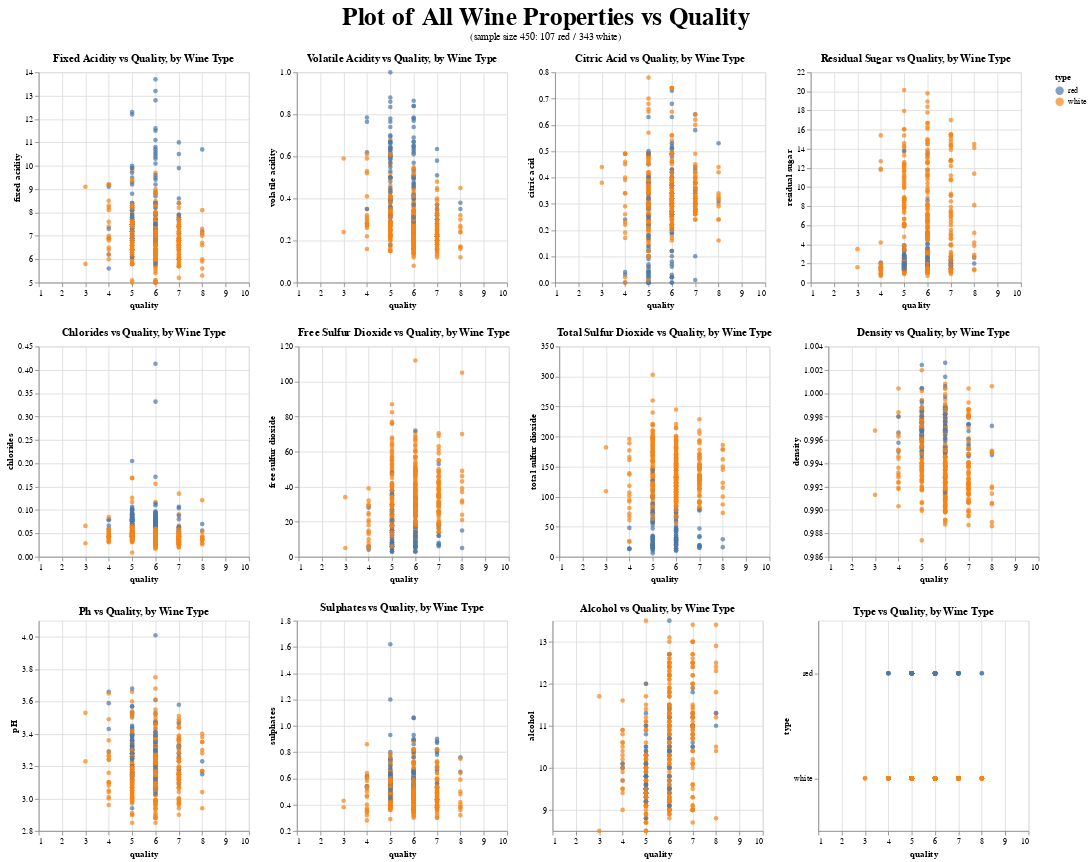

Notebook code for this chart:
### Markdown cell above
* *Graph 1* gives us a good idea of how the quality ratings in our dataset are distributed


* We will now perform a visual summary to compare the relevancy of each chemical property to the quality of the wine. We will also include a visualization of wine type vs quality to see if there is a significant difference between the two types. Note that will be taking a sample to make our graphs more readable.

### Code cell
scatter_plots = []
sample_opacity = 0.7
sample_size = 450

data_sample = data_wine.sample(sample_size, random_state=123)
red_count   = data_sample[data_sample["type"] == "red"].shape[0]      #for subtitle
white_count = data_sample[data_sample["type"] == "white"].shape[0]    #for subtitle

for property_name in data_sample.columns[:-2]:
    scatter_plot = (alt.Chart(data_sample)
                    .mark_circle(opacity=sample_opacity)
                    .encode(
                        x=alt.X(f"quality:Q", scale=alt.Scale(domain=(1, 10))),
                        y=alt.Y(f"{property_name}:Q", scale=alt.Scale(zero=False)),
                        color="type:N")
                    .properties(
                        width=250,
                        height=250,
                        title=f"{property_name.title()} vs Quality, by Wine Type"))
    scatter_plots.append(scatter_plot)
    
scatter_plots.append(alt.Chart(data_sample)
                     .mark_circle(opacity=sample_opacity)
                     .encode(
                         x=alt.X(f"quality:Q", scale=alt.Scale(domain=[1,10])),
                         y=alt.Y("type"),
                         color="type:N")
                     .properties(
                         width=250,
                         height=250,
                         title=f"Type vs Quality, by Wine Type"))
 
    
wine_plot = alt.VConcatChart(vconcat=(alt.hconcat(*scatter_plots[0:4]), 
                                      alt.hconcat(*scatter_plots[4:8]), 
                                      alt.hconcat(*scatter_plots[8:])), 
                             title=alt.TitleParams(
                                 "Plot of All Wine Properties vs Quality", 
                                 fontSize=30,
                                 subtitle="(sample size "+str(sample_size)+": "+str(red_count)+" red / "+str(white_count)+" white)", anchor="middle", dy=-10))

wine_plot

### Figure 1 — Vega-Lite specification as saved in the notebook (floating-point values rounded to 4 significant figures; data arrays with more than 128 entries replaced by an {"elided": "..."} marker saying what was removed)
{"config": {"view": {"continuousWidth": 300, "continuousHeight": 300}}, "vconcat": [{"hconcat": [{"mark": {"type": "circle", "opacity": 0.7}, "encoding": {"color": {"field": "type", "type": "nominal"}, "x": {"field": "quality", "scale": {"domain": [1, 10]}, "type": "quantitative"}, "y": {"field": "fixed acidity", "scale": {"zero": false}, "type": "quantitative"}}, "height": 250, "title": "Fixed Acidity vs Quality, by Wine Type", "width": 250}, {"mark": {"type": "circle", "opacity": 0.7}, "encoding": {"color": {"field": "type", "type": "nominal"}, "x": {"field": "quality", "scale": {"domain": [1, 10]}, "type": "quantitative"}, "y": {"field": "volatile acidity", "scale": {"zero": false}, "type": "quantitative"}}, "height": 250, "title": "Volatile Acidity vs Quality, by Wine Type", "width": 250}, {"mark": {"type": "circle", "opacity": 0.7}, "encoding": {"color": {"field": "type", "type": "nominal"}, "x": {"field": "quality", "scale": {"domain": [1, 10]}, "type": "quantitative"}, "y": {"field": "citric acid", "scale": {"zero": false}, "type": "quantitative"}}, "height": 250, "title": "Citric Acid vs Quality, by Wine Type", "width": 250}, {"mark": {"type": "circle", "opacity": 0.7}, "encoding": {"color": {"field": "type", "type": "nominal"}, "x": {"field": "quality", "scale": {"domain": [1, 10]}, "type": "quantitative"}, "y": {"field": "residual sugar", "scale": {"zero": false}, "type": "quantitative"}}, "height": 250, "title": "Residual Sugar vs Quality, by Wine Type", "width": 250}]}, {"hconcat": [{"mark": {"type": "circle", "opacity": 0.7}, "encoding": {"color": {"field": "type", "type": "nominal"}, "x": {"field": "quality", "scale": {"domain": [1, 10]}, "type": "quantitative"}, "y": {"field": "chlorides", "scale": {"zero": false}, "type": "quantitative"}}, "height": 250, "title": "Chlorides vs Quality, by Wine Type", "width": 250}, {"mark": {"type": "circle", "opacity": 0.7}, "encoding": {"color": {"field": "type", "type": "nominal"}, "x": {"field": "quality", "scale": {"domain": [1, 10]}, "type": "quantitative"}, "y": {"field": "free sulfur dioxide", "scale": {"zero": false}, "type": "quantitative"}}, "height": 250, "title": "Free Sulfur Dioxide vs Quality, by Wine Type", "width": 250}, {"mark": {"type": "circle", "opacity": 0.7}, "encoding": {"color": {"field": "type", "type": "nominal"}, "x": {"field": "quality", "scale": {"domain": [1, 10]}, "type": "quantitative"}, "y": {"field": "total sulfur dioxide", "scale": {"zero": false}, "type": "quantitative"}}, "height": 250, "title": "Total Sulfur Dioxide vs Quality, by Wine Type", "width": 250}, {"mark": {"type": "circle", "opacity": 0.7}, "encoding": {"color": {"field": "type", "type": "nominal"}, "x": {"field": "quality", "scale": {"domain": [1, 10]}, "type": "quantitative"}, "y": {"field": "density", "scale": {"zero": false}, "type": "quantitative"}}, "height": 250, "title": "Density vs Quality, by Wine Type", "width": 250}]}, {"hconcat": [{"mark": {"type": "circle", "opacity": 0.7}, "encoding": {"color": {"field": "type", "type": "nominal"}, "x": {"field": "quality", "scale": {"domain": [1, 10]}, "type": "quantitative"}, "y": {"field": "pH", "scale": {"zero": false}, "type": "quantitative"}}, "height": 250, "title": "Ph vs Quality, by Wine Type", "width": 250}, {"mark": {"type": "circle", "opacity": 0.7}, "encoding": {"color": {"field": "type", "type": "nominal"}, "x": {"field": "quality", "scale": {"domain": [1, 10]}, "type": "quantitative"}, "y": {"field": "sulphates", "scale": {"zero": false}, "type": "quantitative"}}, "height": 250, "title": "Sulphates vs Quality, by Wine Type", "width": 250}, {"mark": {"type": "circle", "opacity": 0.7}, "encoding": {"color": {"field": "type", "type": "nominal"}, "x": {"field": "quality", "scale": {"domain": [1, 10]}, "type": "quantitative"}, "y": {"field": "alcohol", "scale": {"zero": false}, "type": "quantitative"}}, "height": 250, "title": "Alcohol vs Quality, by Wine Type", "width": 250}, {"mark": {"type": "circle", "opacity": 0.7}, "encoding": {"color": {"field": "type", "type": "nominal"}, "x": {"field": "quality", "scale": {"domain": [1, 10]}, "type": "quantitative"}, "y": {"field": "type", "type": "nominal"}}, "height": 250, "title": "Type vs Quality, by Wine Type", "width": 250}]}], "data": {"name": "data-2743fc7133c4fb07a2ebc6c092858af1"}, "title": {"text": "Plot of All Wine Properties vs Quality", "anchor": "middle", "dy": -10, "fontSize": 30, "subtitle": "(sample size 450: 107 red / 343 white)"}, "$schema": "https://vega.github.io/schema/vega-lite/v5.6.1.json", "datasets": {"data-2743fc7133c4fb07a2ebc6c092858af1": {"elided": "450 records"}}}
